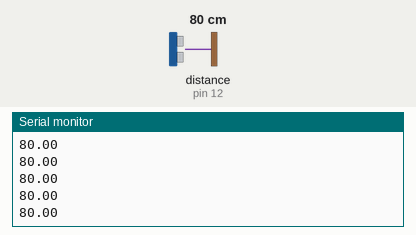
Recording of a sketch running on a simulated Arduino Uno, built with avr-gcc and run on an emulated ATmega328P. On the bench: the last lines printed to the serial monitor. The inputs (shaded band) are chosen by the test bench; at power-on: distance to the obstacle (sensor on pin 12) 80 cm. The echo pulse lasts 58.3 µs per cm.

Above: at 1.2 s.
1.3 s: distance to the obstacle (sensor on pin 12) set to 2 cm
At 1.72 s:
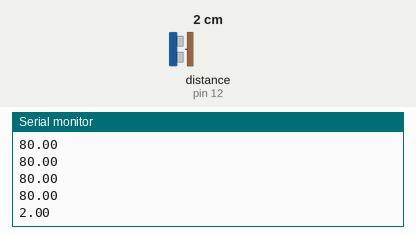
2.8 s: distance to the obstacle (sensor on pin 12) set to 4 cm
At 2.97 s:
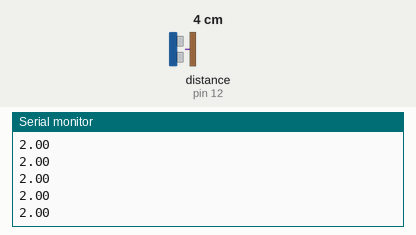
Timing chart, 0 to 5.8 s (numbered marks = the images above; inputs shaded):
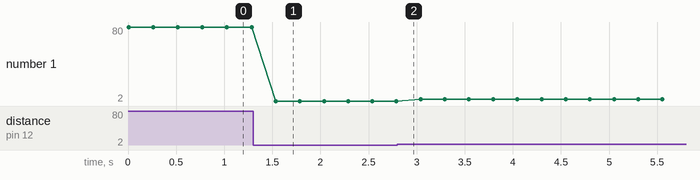

The sketch:

DistanceTutorial.ino
```cpp
#include <HCSR04.h>
char trigPin = 13;
char echoPin = 12;
UltraSonicDistanceSensor distanceSensor(trigPin, echoPin);  // Initialize sensor that uses digital pins 13 and 12.

void setup () {
    Serial.begin(9600);  // We initialize serial connection so that we could print values from sensor.
}

void loop () {
    // Every 500 miliseconds, do a measurement using the sensor and print the distance in centimeters.
    float distance = distanceSensor.measureDistanceCm();
    Serial.println(distance);
    delay(250);
}
```

Measured:
- after the input at 1.3 s, the serial monitor: prints a new line after 0.24 s (image 1)
- plotted number 1: 80 → 2 after the input at 1.3 s, 2 → 4 after the input at 2.8 s
